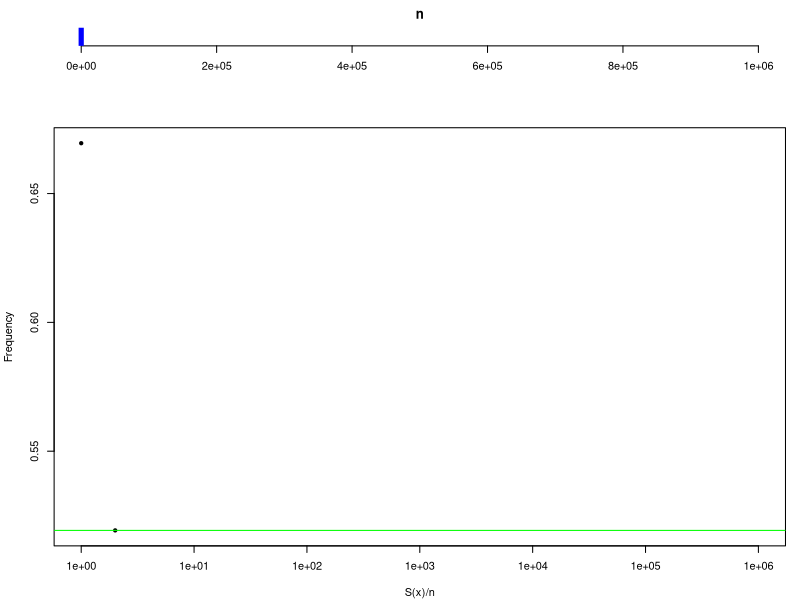
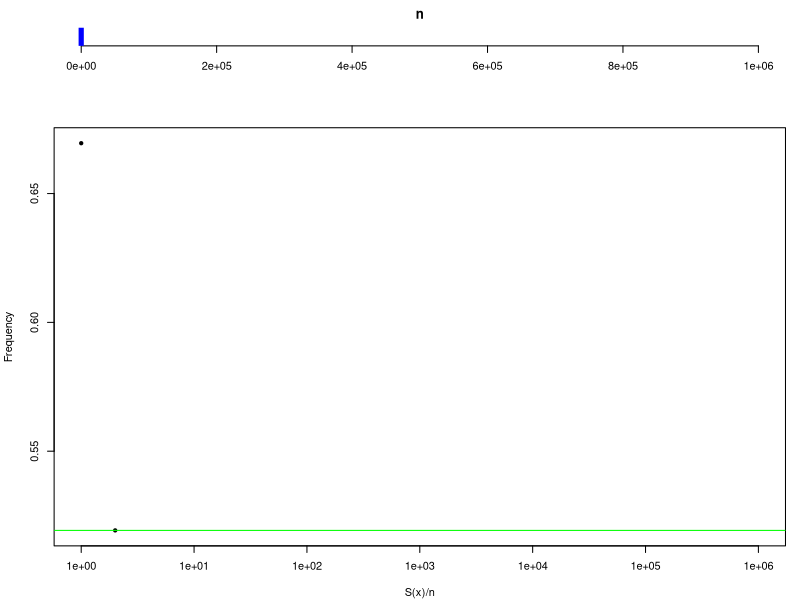
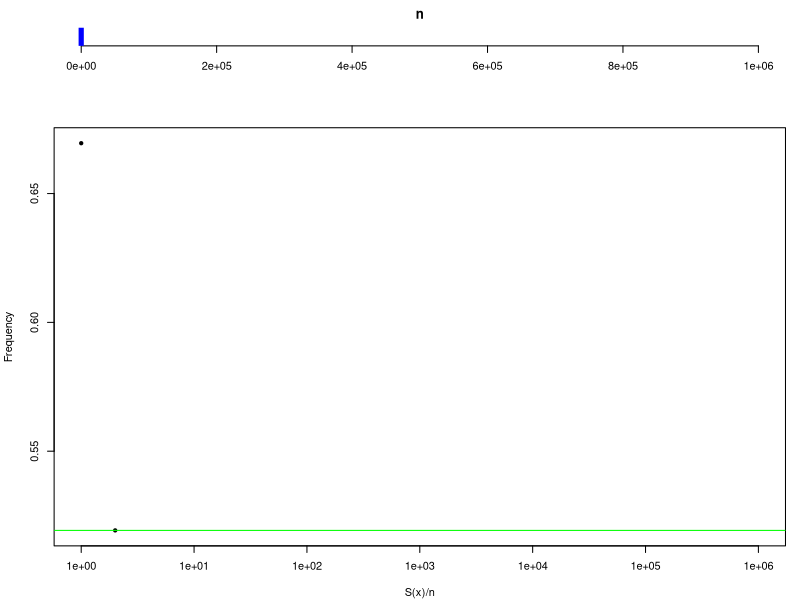
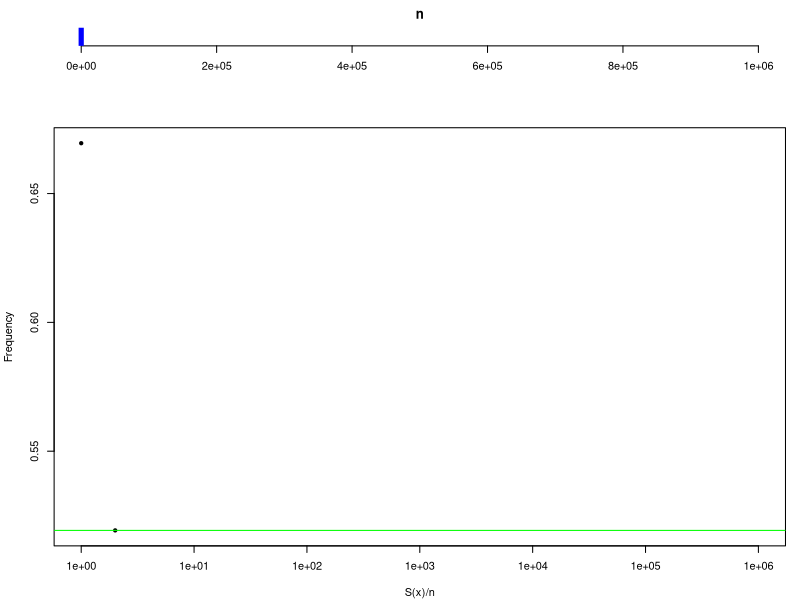
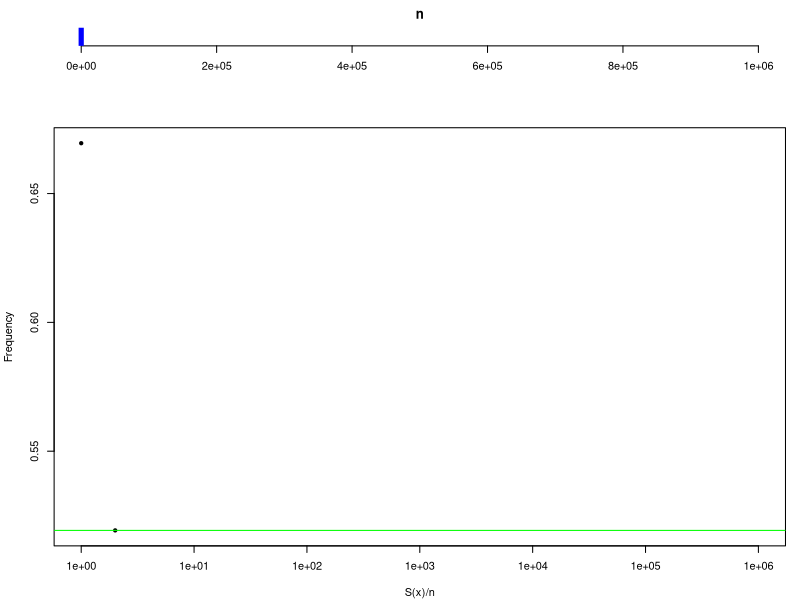
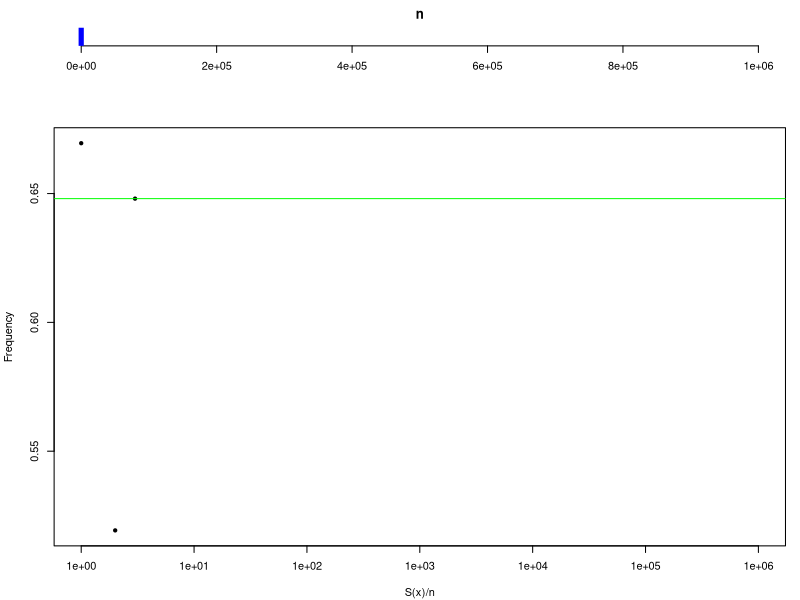
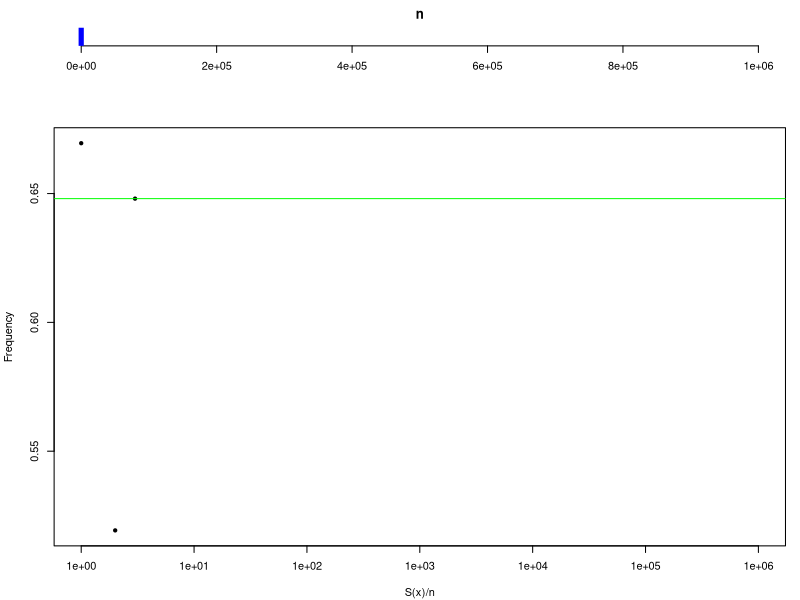
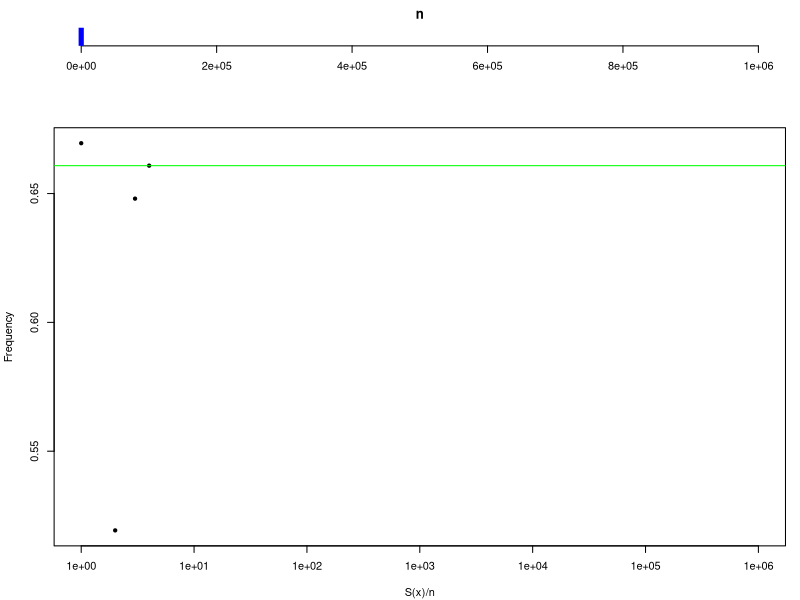

R code for these plots, in order: (Note: a time limit stopped this script after it produced the figures.)
## ---- chunk 1
### This block contains just definitions used to generate animations in this presentation.


# Predefinitions

## Number of observations
n <- 10^6

## Defined mean (Uniform will be defined between 0 2*mu)
pmu <- 0.8

# Wherever necessary this seed will be used for random generation
Seed <- 23325

# Number of X variables
xs <- 30



## Beta distribution parameters
beta_a <- 3
beta_b <- 1






# Animation Definition
frames <- 100


## Calculating mean (as previously defined)

mu_beta <- beta_a/(beta_a+beta_b) # for Beta distribution
 

## Calculating variance (as previously defined)
sigma_beta <- (beta_a*beta_b)/(beta_a+beta_b+1)*(beta_a+beta_b)^2  # for Beta distribution

# Progress bar plot 
printProgressBar <- function(len,label,pos){
  # Reset chart 1 (progress bar) 
  par(fg=1)
  
  # Print progress bar
  plot(-5, xlim = c(1,len), ylim = c(0, .3), axes = F, xlab = "", ylab = "", main = label)
  axis(1)
  abline(v=pos, lwd=5, col = rgb(0, 0, 255, 255, maxColorValue=255))
  
}

# Layout definition
setLayout <- function(){
  # Layout Definition
  layout(matrix(c(1, rep(2, 5)), 6, 1))
  
  ## Margins
  par(mar=c(4,4,2,1) + 0.1)
}

# Generate an animation illustrating LLN
# Parameters: pType -> type of distribution (see lines 101 to 106); pN -> Number of Observations
# Obseravtion: Plots every single frame of an animation. Some definitions are setted from global variables. 
generateLLNAnimation <-function(pType, pN){
  
  # Distribution parameters

  ## Uniform distribution parameters
  unif_a <- 0 
  unif_b <- 1
  
  ## Binomial distribution parameters
  bino_p <- 0.5
  bino_size <- 1
  
  ## Exponential and Poisson  distribution parameter
  lambda <- 1
  
  
  setLayout()
  # Animation loop
  for (i in 1:frames) {
    
    # Random seed definition
    set.seed(Seed)
    
    # Observations per frame
    ni <- ceiling(pN^(i/frames))
    
    if(ni==0) ni <-1
    
    # Plot progress bar
    printProgressBar(pN,"n",ni)
    
    # Random values generation
    ## Calculating mean
    mu <- switch(pType,
                 "1" = (unif_b-unif_a)/2,
                 "2" = bino_size*bino_p,
                 "3" = 1/lambda,
                 "4" = lambda,
                 "5" = 0.1) # This is just a reference point, since Cauchy have no mean
    ## Generation of X (following selected distribution and mean)
    x <- switch(pType, 
                  "1" = runif(ni,min=unif_a,max=unif_b),
                  "2" = rbinom(ni,size=bino_size,prob=bino_p),
                  "3" = rexp(ni,rate=1/mu),
                  "4" = rpois(ni,lambda=lambda),
                  "5" = rcauchy(ni))
    
    
    
    
    ## Cumulative summary vector
    summ <- cumsum(x)
    
    ## n-divisor vector
    div <- 1:ni
    
    LLN <- summ/div
    # Chart plot
    
    plot(div,LLN,log='x', pch=20,ylim=c(min(LLN),max(LLN)),xlab='S(x)/n',ylab='Frequency',xlim=c(1,pN))
    ## Current sampĺe mean
    abline(h=mean(x),col="GREEN")
    ## Predefined mean
    abline(h=mu,col="RED")
  }
}


# Generate an animation illustrating CLT
# Parameters: pType -> type of distribution (see lines 101 to 106); pN -> Number of Observations
# Obseravtion: Plots every single frame of an animation. Some definitions are setted from global variables. 
generateCLTAnimation <- function(pType, pN){
  
  # Predefinitions
  
  # Number of X variables
  xs <- 30
  
  # Uniform distribution parameters
  unif_a <- 0 
  unif_b <- 1
  
  # Beta distribution parameters
  beta_a <- 3
  beta_b <- 1
  
  # Binomial distribution parameters
  bino_p <- 0.5
  bino_size <- 1
  
  # Exponential distribution parameter
  lambda <- 1
  
  ## Calculating mean (as previously defined)
  mu <- switch(pType, 
               "1" = (unif_a+unif_b)/2,      # for Uniform distribution
               "2" = bino_size*bino_p,       # for Binomial distribution
               "3" = beta_a/(beta_a+beta_b), # for Beta distribution
               "4" = 1/lambda)               # for Exponential distribution
  
  ## Calculating variance (as previously defined)
  sigma <- switch(pType, 
                  "1" = ((unif_b-unif_a)^2)/12,                               # for Uniform distribution
                  "2" = bino_size*bino_p*(1-bino_p),                          # for Binomial distribution
                  "3" = (beta_a*beta_b)/(beta_a+beta_b+1)*(beta_a+beta_b)^2,  # for Beta distribution
                  "4" = 1/lambda^2)                                           # for Exponential distribution
  
  
  
  # Layout Definition
  layout(matrix(c(1, rep(2, 5)), 6, 1))
  
  ## Margins
  par(mar=c(4,4,2,1) + 0.1)
  
  xn<-0
  
  # Animation loop
  for (z in 1:frames) {
    
    
    
    # Random seed definition
    set.seed(Seed)
    
    
    # Plot progress bar
    printProgressBar(xs,"i",xn)
    
    # Current Xi variables
    
    if(xn !=ceiling(xs*z/frames)){
      xn <- ceiling(xs*z/frames)
      # Random values generation
      
      ## Definition of cumulative variable for Sn
      x<-vector(length=n,mode="numeric")
      y <- vector(length=n,mode="numeric") # CLT application variable
      
      ## Multiple generation of X (as previously selected)
      for(k in 1:xn){
        
        d <- switch(pType, 
                    "1" = runif(pN,unif_a,unif_b),     # Uniform istribution
                    "2" = rbinom(pN,bino_size,bino_p), # Binomial distribution
                    "3" = rbeta(pN,beta_a,beta_b),     # Beta distribution
                    "4" = rexp(pN,rate=1/mu))          # Exponential distribution
        x <- x + d # Cumulative sum of X
      }
      
      # CLT application
      y <- (x-(z*mu))/sqrt(z*sigma^2)
    }
      
    
    # Chart plot
    hist(y, breaks="FD",probability=TRUE,main=paste(xn,"variables and",format(n,scientific = FALSE),"observations"),xlab="CLT Aplication")
    
    # Density
    lines(density(y),col="BLUE")
    
  }
  


}
## ---- chunk 2
generateLLNAnimation(1,n)
## ---- chunk 3
generateLLNAnimation(2,n)
## ---- chunk 4
generateLLNAnimation(3,n)
## ---- chunk 5
generateLLNAnimation(4,n)
## ---- chunk 6
generateLLNAnimation(5,n)
## ---- chunk 7
generateCLTAnimation(1,n)
## ---- chunk 8
generateCLTAnimation(2,n)
## ---- chunk 9
generateCLTAnimation(3,n)
## ---- chunk 10
generateCLTAnimation(4,n)
